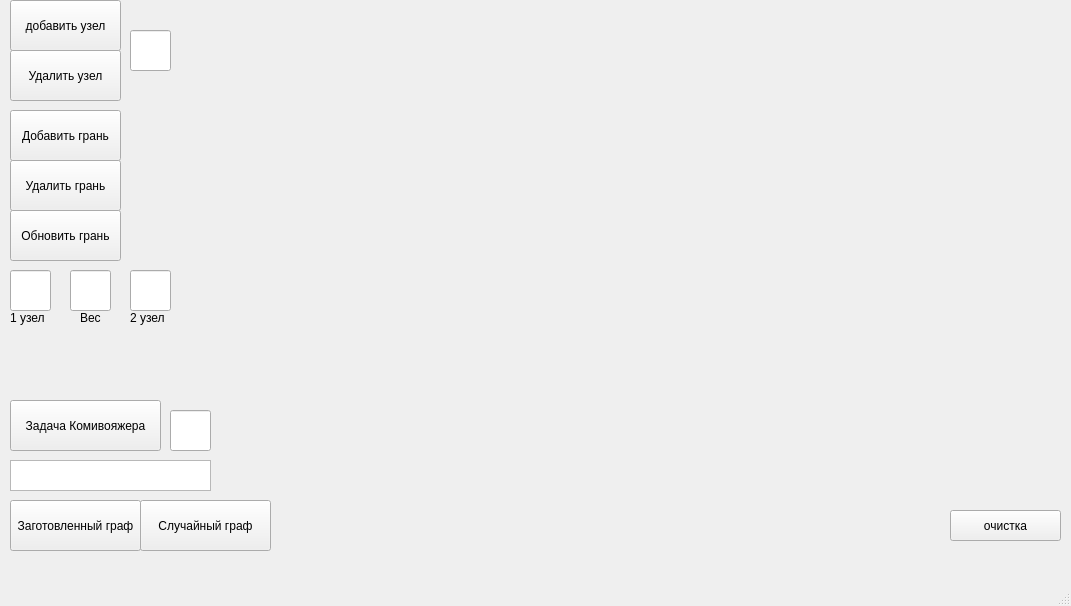
<?xml version="1.0" encoding="UTF-8"?>
<ui version="4.0">
 <class>QtGraphs</class>
 <widget class="QMainWindow" name="QtGraphs">
  <property name="geometry">
   <rect>
    <x>0</x>
    <y>0</y>
    <width>1071</width>
    <height>606</height>
   </rect>
  </property>
  <property name="windowTitle">
   <string>QtGraphs</string>
  </property>
  <widget class="QWidget" name="centralwidget">
   <widget class="QPushButton" name="pushButton_AddEdge">
    <property name="geometry">
     <rect>
      <x>10</x>
      <y>110</y>
      <width>111</width>
      <height>51</height>
     </rect>
    </property>
    <property name="text">
     <string>Добавить грань</string>
    </property>
   </widget>
   <widget class="QLineEdit" name="LineEdit_SecondNode">
    <property name="geometry">
     <rect>
      <x>130</x>
      <y>270</y>
      <width>41</width>
      <height>41</height>
     </rect>
    </property>
   </widget>
   <widget class="QPushButton" name="pushButton_DeleteNode">
    <property name="geometry">
     <rect>
      <x>10</x>
      <y>50</y>
      <width>111</width>
      <height>51</height>
     </rect>
    </property>
    <property name="text">
     <string>Удалить узел</string>
    </property>
   </widget>
   <widget class="QPushButton" name="pushButton_DeleteEdge">
    <property name="geometry">
     <rect>
      <x>10</x>
      <y>160</y>
      <width>111</width>
      <height>51</height>
     </rect>
    </property>
    <property name="text">
     <string>Удалить грань</string>
    </property>
   </widget>
   <widget class="QPushButton" name="pushButton_AddNode">
    <property name="geometry">
     <rect>
      <x>10</x>
      <y>0</y>
      <width>111</width>
      <height>51</height>
     </rect>
    </property>
    <property name="text">
     <string>добавить узел</string>
    </property>
   </widget>
   <widget class="QLineEdit" name="lineEdit_addDelNodeValue">
    <property name="geometry">
     <rect>
      <x>130</x>
      <y>30</y>
      <width>41</width>
      <height>41</height>
     </rect>
    </property>
   </widget>
   <widget class="QPushButton" name="pushButton_UpdateEdge">
    <property name="geometry">
     <rect>
      <x>10</x>
      <y>210</y>
      <width>111</width>
      <height>51</height>
     </rect>
    </property>
    <property name="text">
     <string>Обновить грань</string>
    </property>
   </widget>
   <widget class="QLineEdit" name="LineEdit_FirstNode">
    <property name="geometry">
     <rect>
      <x>10</x>
      <y>270</y>
      <width>41</width>
      <height>41</height>
     </rect>
    </property>
   </widget>
   <widget class="QLineEdit" name="lineEdit_Weight">
    <property name="geometry">
     <rect>
      <x>70</x>
      <y>270</y>
      <width>41</width>
      <height>41</height>
     </rect>
    </property>
   </widget>
   <widget class="QPushButton" name="pushButton_CLEAR">
    <property name="geometry">
     <rect>
      <x>950</x>
      <y>510</y>
      <width>111</width>
      <height>31</height>
     </rect>
    </property>
    <property name="text">
     <string>очистка</string>
    </property>
   </widget>
   <widget class="QPushButton" name="pushButton_ZagotovlenGraph">
    <property name="geometry">
     <rect>
      <x>10</x>
      <y>500</y>
      <width>131</width>
      <height>51</height>
     </rect>
    </property>
    <property name="text">
     <string>Заготовленный граф</string>
    </property>
   </widget>
   <widget class="QPushButton" name="pushButton_randGraph">
    <property name="geometry">
     <rect>
      <x>140</x>
      <y>500</y>
      <width>131</width>
      <height>51</height>
     </rect>
    </property>
    <property name="text">
     <string>Случайный граф</string>
    </property>
   </widget>
   <widget class="QPushButton" name="pushButton_KomiVoyager">
    <property name="geometry">
     <rect>
      <x>10</x>
      <y>400</y>
      <width>151</width>
      <height>51</height>
     </rect>
    </property>
    <property name="text">
     <string>Задача Комивояжера</string>
    </property>
   </widget>
   <widget class="QLineEdit" name="lineEdit_KomiVoyager">
    <property name="geometry">
     <rect>
      <x>170</x>
      <y>410</y>
      <width>41</width>
      <height>41</height>
     </rect>
    </property>
   </widget>
   <widget class="QTextBrowser" name="textBrowser_KomiVoyager">
    <property name="geometry">
     <rect>
      <x>10</x>
      <y>460</y>
      <width>201</width>
      <height>31</height>
     </rect>
    </property>
   </widget>
   <widget class="QLabel" name="label">
    <property name="geometry">
     <rect>
      <x>10</x>
      <y>310</y>
      <width>55</width>
      <height>16</height>
     </rect>
    </property>
    <property name="text">
     <string>1 узел</string>
    </property>
   </widget>
   <widget class="QLabel" name="label_2">
    <property name="geometry">
     <rect>
      <x>80</x>
      <y>310</y>
      <width>21</width>
      <height>16</height>
     </rect>
    </property>
    <property name="text">
     <string>Вес</string>
    </property>
   </widget>
   <widget class="QLabel" name="label_3">
    <property name="geometry">
     <rect>
      <x>130</x>
      <y>310</y>
      <width>55</width>
      <height>16</height>
     </rect>
    </property>
    <property name="text">
     <string>2 узел</string>
    </property>
   </widget>
  </widget>
  <widget class="QMenuBar" name="menubar">
   <property name="geometry">
    <rect>
     <x>0</x>
     <y>0</y>
     <width>1071</width>
     <height>25</height>
    </rect>
   </property>
  </widget>
  <widget class="QStatusBar" name="statusbar"/>
 </widget>
 <resources/>
 <connections/>
</ui>
